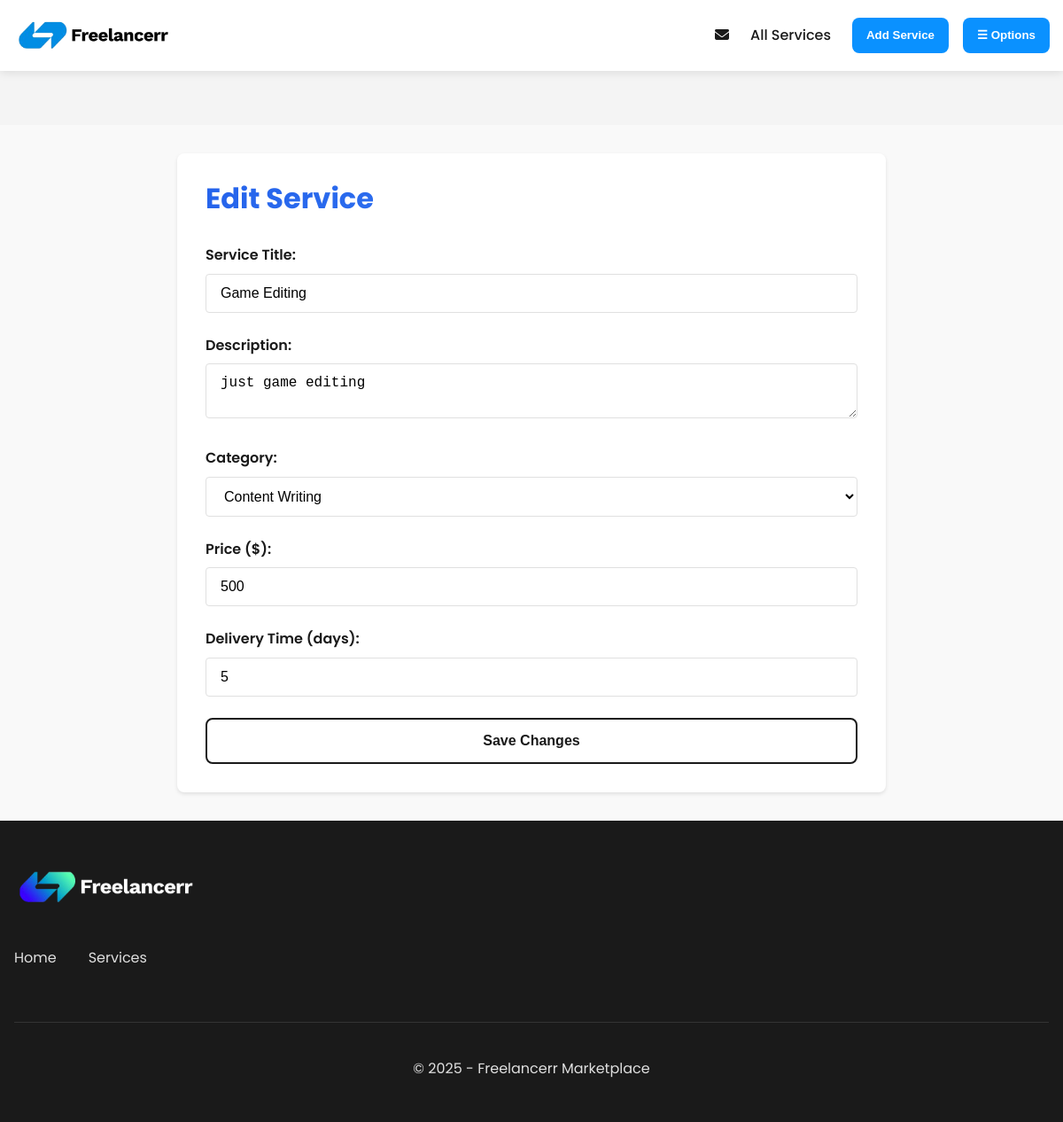
Page /pages/services/edit_job.php?id=6 (signed in) on the committed database.
### tables this page shows
CREATE TABLE Services (
    id INTEGER PRIMARY KEY AUTOINCREMENT,
    freelancer_id INTEGER NOT NULL,
    title TEXT NOT NULL,
    description TEXT NOT NULL,
    category_id INTEGER NOT NULL,
    price REAL NOT NULL,
    delivery_time INTEGER NOT NULL,
    created_at DATETIME DEFAULT CURRENT_TIMESTAMP,
    image_path TEXT,
    video_path TEXT,
    FOREIGN KEY (freelancer_id) REFERENCES Users(id),
    FOREIGN KEY (category_id) REFERENCES Categories(id)
);

CREATE TABLE Categories (
    id INTEGER PRIMARY KEY AUTOINCREMENT,
    name TEXT UNIQUE NOT NULL,
    description TEXT
);

### public/pages/services/edit_job.php (the view, shortened to what this page needs)
<?php
$db = getDB();
$serviceId = $_GET['id'] ?? null;
$stmt = $db->prepare("
    SELECT * FROM Services WHERE id = ?
");
$stmt->execute([$serviceId]);
$service = $stmt->fetch(PDO::FETCH_ASSOC);
$categories = $db->query("SELECT id, name FROM Categories")->fetchAll(PDO::FETCH_ASSOC);
include_once '../../templates/header.php';
?>
<div class="profile-container">
    <h1 class="gradient-heading">Edit Service</h1>
    <form action="" method="POST">
        <div class="form-group">
            <label>Service Title:</label>
            <input type="text" name="title" class="form-control" value="<?php echo htmlspecialchars($service['title']); ?>" required>
        </div>
        <div class="form-group">
            <label>Description:</label>
            <textarea name="description" class="form-control" required><?php echo htmlspecialchars($service['description']); ?></textarea>
        </div>
        <div class="form-group">
            <label>Category:</label>
            <select name="category_id" required>
                <?php foreach($categories as $category): ?>
                    <option value="<?php echo $category['id']; ?>" <?php if ($category['id'] == $service['category_id']) echo 'selected'; ?>>
                        <?php echo htmlspecialchars($category['name']); ?>
                    </option>
                <?php endforeach ?>
            </select>
        </div>
        <div class="form-group">
            <label>Price ($):</label>
            <input type="number" name="price" class="form-control" value="<?php echo htmlspecialchars($service['price']); ?>" required>
        </div>
        <div class="form-group">
            <label>Delivery Time (days):</label>
            <input type="number" name="delivery_time" class="form-control" value="<?php echo htmlspecialchars($service['delivery_time']); ?>" required>
        </div>
        <button type="submit" name="edit_job" class="btn btn-block">Save Changes</button>
    </form>
</div>
<?php include_once '../../templates/footer.php'; ?>

### public/assets/css/style.css (style rules this page uses)
:root { --primary: #0a91ff; --primary-dark: #035ca5; --primary-light: #378bcf; --secondary: #1A1A1A; --secondary-light: #333333; --background: #f9f9f9; --white: #ffffff; --gray-light: #f4f4f4; --gray: #e0e0e0; --gray-dark: #888888; --success: #28a745; --error: #dc3545; --font-main: 'Poppins', 'Segoe UI', Tahoma, Geneva, Verdana, sans-serif; }
* { margin: 0; padding: 0; box-sizing: border-box; }
html, body { height: 100%; }
body { font-family: var(--font-main); line-height: 1.6; color: var(--secondary); background-color: var(--background); display: flex; flex-direction: column; min-height: 100vh; }
h1, h2, h3, h4, h5, h6 { margin-bottom: 0.8rem; font-weight: 600; line-height: 1.2; }
.form-group { margin-bottom: 1.5rem; }
.form-group label { display: block; margin-bottom: 0.5rem; font-weight: 600; color: var(--secondary); }
.form-control { width: 100%; padding: 0.75rem 1rem; border: 1px solid var(--gray); border-radius: 4px; font-size: 1rem; transition: border-color 0.3s, box-shadow 0.3s; }
.form-group select { width: 100%; padding: 0.75rem 1rem; border: 1px solid var(--gray); border-radius: 4px; background-color: #fff; font-size: 1rem; transition: border-color 0.3s, box-shadow 0.3s; }
.btn { text-align: center; font-size: 1rem; border-radius: 8px; line-height: clamp(2.5rem, 7vw, 3rem); text-decoration: none; font-weight: 700; min-width: 10.875rem; margin: auto; margin-left: 0px !important; color: var(--secondary); padding: 0 1.5rem; box-sizing: border-box; background-color: var(--white); border: 2px solid var(--secondary); display: inline-flex; align-items: center; justify-content: center; position: relative; z-index: 1; transition: color 0.3s; cursor: pointer; }
.btn:before { content: ""; width: 0; height: 100%; background: var(--secondary); opacity: 1; position: absolute; display: block; bottom: 0; left: 0; transition: width 0.3s; z-index: -1; }
.btn-block { display: flex; width: 100%; justify-content: center; margin: 0 auto; }
.profile-container { max-width: 800px; margin: 2rem auto; padding: 2rem; background: #fff; border-radius: 8px; box-shadow: 0 2px 4px rgba(0,0,0,0.1); }
.gradient-heading { background: linear-gradient(135deg, #2563eb 0%, #3b82f6 100%); -webkit-background-clip: text; background-clip: text; color: transparent; font-weight: 700; margin-bottom: 2rem; }

### rows in the picture
services: title "Game Editing", description "just game editing", category_id "Content Writing", price "500", delivery_time "5"
